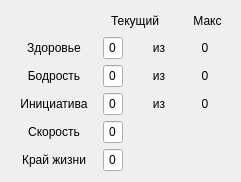
   <widget class="QWidget" name="verticalLayoutWidget_3">
    <property name="geometry">
     <rect>
      <x>0</x>
      <y>410</y>
      <width>241</width>
      <height>164</height>
     </rect>
    </property>
    <layout class="QVBoxLayout" name="verticalLayout_3">
     <item>
      <layout class="QHBoxLayout" name="horizontalLayout_15">
       <property name="leftMargin">
        <number>100</number>
       </property>
       <item>
        <widget class="QLabel" name="label_11">
         <property name="text">
          <string>Текущий</string>
         </property>
         <property name="alignment">
          <set>Qt::AlignCenter</set>
         </property>
        </widget>
       </item>
       <item>
        <spacer name="horizontalSpacer_15">
         <property name="orientation">
          <enum>Qt::Horizontal</enum>
         </property>
         <property name="sizeType">
          <enum>QSizePolicy::Fixed</enum>
         </property>
         <property name="sizeHint" stdset="0">
          <size>
           <width>20</width>
           <height>20</height>
          </size>
         </property>
        </spacer>
       </item>
       <item>
        <widget class="QLabel" name="label_13">
         <property name="text">
          <string>Макс</string>
         </property>
         <property name="alignment">
          <set>Qt::AlignCenter</set>
         </property>
        </widget>
       </item>
      </layout>
     </item>
     <item>
      <layout class="QHBoxLayout" name="horizontalLayout_16">
       <property name="rightMargin">
        <number>15</number>
       </property>
       <item>
        <widget class="QLabel" name="label_15">
         <property name="text">
          <string>Здоровье</string>
         </property>
         <property name="alignment">
          <set>Qt::AlignCenter</set>
         </property>
        </widget>
       </item>
       <item>
        <widget class="QLineEdit" name="health">
         <property name="maximumSize">
          <size>
           <width>20</width>
           <height>16777215</height>
          </size>
         </property>
         <property name="text">
          <string>0</string>
         </property>
         <property name="alignment">
          <set>Qt::AlignCenter</set>
         </property>
        </widget>
       </item>
       <item>
        <widget class="QLabel" name="label_17">
         <property name="sizePolicy">
          <sizepolicy hsizetype="Fixed" vsizetype="Preferred">
           <horstretch>0</horstretch>
           <verstretch>0</verstretch>
          </sizepolicy>
         </property>
         <property name="maximumSize">
          <size>
           <width>60</width>
           <height>16777215</height>
          </size>
         </property>
         <property name="text">
          <string>из</string>
         </property>
         <property name="alignment">
          <set>Qt::AlignCenter</set>
         </property>
        </widget>
       </item>
       <item>
        <widget class="QLabel" name="max_health">
         <property name="sizePolicy">
          <sizepolicy hsizetype="Fixed" vsizetype="Preferred">
           <horstretch>0</horstretch>
           <verstretch>0</verstretch>
          </sizepolicy>
         </property>
         <property name="maximumSize">
          <size>
           <width>20</width>
           <height>16777215</height>
          </size>
         </property>
         <property name="text">
          <string>0</string>
         </property>
         <property name="alignment">
          <set>Qt::AlignCenter</set>
         </property>
        </widget>
       </item>
      </layout>
     </item>
     <item>
      <layout class="QHBoxLayout" name="horizontalLayout_17">
       <property name="rightMargin">
        <number>15</number>
       </property>
       <item>
        <widget class="QLabel" name="label_19">
         <property name="text">
          <string>Бодрость</string>
         </property>
         <property name="alignment">
          <set>Qt::AlignCenter</set>
         </property>
        </widget>
       </item>
       <item>
        <widget class="QLineEdit" name="stamina">
         <property name="maximumSize">
          <size>
           <width>20</width>
           <height>16777215</height>
          </size>
         </property>
         <property name="text">
          <string>0</string>
         </property>
         <property name="alignment">
          <set>Qt::AlignCenter</set>
         </property>
        </widget>
       </item>
       <item>
        <widget class="QLabel" name="label_21">
         <property name="sizePolicy">
          <sizepolicy hsizetype="Fixed" vsizetype="Preferred">
           <horstretch>0</horstretch>
           <verstretch>0</verstretch>
          </sizepolicy>
         </property>
         <property name="maximumSize">
          <size>
           <width>60</width>
           <height>16777215</height>
          </size>
         </property>
         <property name="text">
          <string>из</string>
         </property>
         <property name="alignment">
          <set>Qt::AlignCenter</set>
         </property>
        </widget>
       </item>
       <item>
        <widget class="QLabel" name="max_stamina">
         <property name="maximumSize">
          <size>
           <width>20</width>
           <height>16777215</height>
          </size>
         </property>
         <property name="text">
          <string>0</string>
         </property>
         <property name="alignment">
          <set>Qt::AlignCenter</set>
         </property>
        </widget>
       </item>
      </layout>
     </item>
     <item>
      <layout class="QHBoxLayout" name="horizontalLayout_18">
       <property name="rightMargin">
        <number>15</number>
       </property>
       <item>
        <widget class="QLabel" name="label_24">
         <property name="text">
          <string>Инициатива</string>
         </property>
         <property name="alignment">
          <set>Qt::AlignCenter</set>
         </property>
        </widget>
       </item>
       <item>
        <widget class="QLineEdit" name="initiative">
         <property name="maximumSize">
          <size>
           <width>20</width>
           <height>16777215</height>
          </size>
         </property>
         <property name="text">
          <string>0</string>
         </property>
         <property name="alignment">
          <set>Qt::AlignCenter</set>
         </property>
        </widget>
       </item>
       <item>
        <widget class="QLabel" name="label_25">
         <property name="sizePolicy">
          <sizepolicy hsizetype="Fixed" vsizetype="Preferred">
           <horstretch>0</horstretch>
           <verstretch>0</verstretch>
          </sizepolicy>
         </property>
         <property name="maximumSize">
          <size>
           <width>60</width>
           <height>16777215</height>
          </size>
         </property>
         <property name="text">
          <string>из</string>
         </property>
         <property name="alignment">
          <set>Qt::AlignCenter</set>
         </property>
        </widget>
       </item>
       <item>
        <widget class="QLabel" name="max_initative">
         <property name="maximumSize">
          <size>
           <width>20</width>
           <height>16777215</height>
          </size>
         </property>
         <property name="text">
          <string>0</string>
         </property>
         <property name="alignment">
          <set>Qt::AlignCenter</set>
         </property>
        </widget>
       </item>
      </layout>
     </item>
     <item>
      <layout class="QHBoxLayout" name="horizontalLayout_20">
       <item>
        <widget class="QLabel" name="label_27">
         <property name="sizePolicy">
          <sizepolicy hsizetype="Preferred" vsizetype="Preferred">
           <horstretch>0</horstretch>
           <verstretch>0</verstretch>
          </sizepolicy>
         </property>
         <property name="text">
          <string>Скорость</string>
         </property>
         <property name="alignment">
          <set>Qt::AlignCenter</set>
         </property>
        </widget>
       </item>
       <item>
        <widget class="QLineEdit" name="speed">
         <property name="maximumSize">
          <size>
           <width>20</width>
           <height>16777215</height>
          </size>
         </property>
         <property name="text">
          <string>0</string>
         </property>
         <property name="alignment">
          <set>Qt::AlignCenter</set>
         </property>
        </widget>
       </item>
       <item>
        <spacer name="horizontalSpacer_17">
         <property name="orientation">
          <enum>Qt::Horizontal</enum>
         </property>
         <property name="sizeType">
          <enum>QSizePolicy::Fixed</enum>
         </property>
         <property name="sizeHint" stdset="0">
          <size>
           <width>107</width>
           <height>20</height>
          </size>
         </property>
        </spacer>
       </item>
      </layout>
     </item>
     <item>
      <layout class="QHBoxLayout" name="horizontalLayout_19">
       <item>
        <widget class="QLabel" name="label_26">
         <property name="sizePolicy">
          <sizepolicy hsizetype="Preferred" vsizetype="Preferred">
           <horstretch>0</horstretch>
           <verstretch>0</verstretch>
          </sizepolicy>
         </property>
         <property name="text">
          <string>Край жизни</string>
         </property>
         <property name="alignment">
          <set>Qt::AlignCenter</set>
         </property>
        </widget>
       </item>
       <item>
        <widget class="QLineEdit" name="death_point">
         <property name="maximumSize">
          <size>
           <width>20</width>
           <height>16777215</height>
          </size>
         </property>
         <property name="text">
          <string>0</string>
         </property>
         <property name="alignment">
          <set>Qt::AlignCenter</set>
         </property>
        </widget>
       </item>
       <item>
        <spacer name="horizontalSpacer_16">
         <property name="orientation">
          <enum>Qt::Horizontal</enum>
         </property>
         <property name="sizeType">
          <enum>QSizePolicy::Fixed</enum>
         </property>
         <property name="sizeHint" stdset="0">
          <size>
           <width>107</width>
           <height>20</height>
          </size>
         </property>
        </spacer>
       </item>
      </layout>
     </item>
    </layout>
   </widget>
